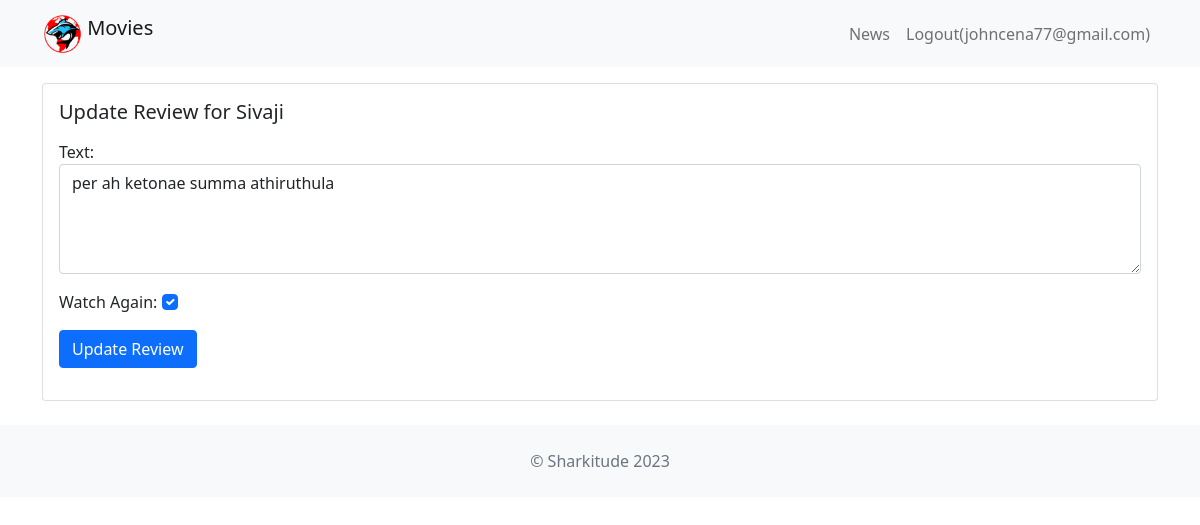
/movie/review/7 (signed in), run on the app's committed database.
### movie/models.py (models this page shows, shortened)
class Review(models.Model):
    text = models.CharField(max_length=1000)
    date = models.DateTimeField(auto_now_add=True)
    user = models.ForeignKey(User,on_delete=models.CASCADE)
    movie = models.ForeignKey(Movie,on_delete=models.CASCADE)
    watchAgain = models.BooleanField()

class Movie(models.Model):
    title = models.CharField(max_length=100)
    description = models.CharField(max_length=250)
    image = models.ImageField(upload_to='movie/images/')
    url = models.URLField(blank=True)
    utube = models.URLField(blank=True)

### movie/views.py (the view, shortened to what this page needs)
# urls.py: path('review/<int:review_id>',views.updatereview,name='updatereview'),
@login_required
def updatereview(request,review_id):
    review = get_object_or_404(Review,pk=review_id,user=request.user)
    if request.method == 'GET':
        form = ReviewForm(instance=review)
        return render(request,'updatereview.html',{'review':review,'form':form})

### movie/forms.py
class ReviewForm(ModelForm):
    def __init__(self, *args, **kwargs):
        super(ModelForm, self).__init__(*args, **kwargs)
        self.fields['text'].widget.attrs.update({'class': 'form-control'})
        self.fields['watchAgain'].widget.attrs.update({'class': 'form-check-input'})
    class Meta:
        model = Review
        fields = ['text','watchAgain']
        labels = {'watchAgain': ('Watch Again')}
        widgets = {'text': Textarea(attrs={'rows': 4}),}

### movie/templates/updatereview.html (shortened to what this page needs)
{% extends 'base.html' %}
{% block content %}
<div class="card mb-3">
    <div class="row g-0">
        <div>
            <div class="card-body">
                <h5 class="card-title">Update Review for {{review.movie.title}}</h5>
                <p class="card-text">
                    <form method="POST">
                        {{form.as_p}}
                        <button type="submit" class="btn btn-primary">Update Review</button>
                    </form>
                </p>
            </div>
        </div>
    </div>
</div>
{% endblock %}

### moviereviews/templates/base.html (shortened to what this page needs)
<head>
<link href="https://cdn.jsdelivr.net/npm/bootstrap@5.1.1/dist/css/bootstrap.min.css" rel="stylesheet" />
</head>
<nav class="navbar navbar-expand-lg navbar-light bg-light mb-3">
<div class="container">
    <a class="navbar-brand" href="{% url 'home' %}">
    {% load static %}
    <img src="{% static 'images/sharkitude.png' %}" alt="" width="40" height="40" class="d-inline-block align-text-top" />
        Movies</a>
<div class="collapse navbar-collapse" id="navbarNavAltMarkup">
    <div class="navbar-nav ms-auto">
    <a class="nav-link" href="{% url 'news' %}">News</a>
    {% if user.is_authenticated %}
        <a class="nav-link" href="{% url 'logoutaccount' %}">Logout({{user.username}}) </a>
    {% else %}
        <a class="nav-link" href="{% url 'loginaccount' %}">Login</a>
        <a class="nav-link" href="{% url 'signupaccount' %}">Sign Up</a>
    {% endif %}
    </div>
</div>
</div>
</nav>
<div class="container">
    {% block content %}
    {% endblock content %}
</div>
<footer class="text-center text-lg-start bg-light text-muted mt-4">
    <div class="text-center p-4">© Sharkitude 2023  </div>
</footer>

### data on the page
Review: movie "Sivaji", text "per ah ketonae summa athiruthula", watchAgain "☑"

### other printed values
{{ user.username }} "johncena77@gmail.com"
